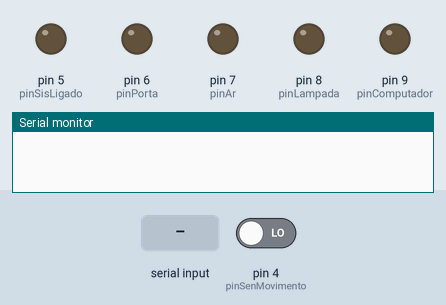
Recording of a sketch running on a simulated Arduino Uno, built with avr-gcc and run on an emulated ATmega328P. Shown: output pins drawn as LEDs (lit = HIGH), the last lines printed to the serial monitor. The test bench sets the inputs (shaded band); at power-on: pin 4 (pinSenMovimento) LOW.

Above: at 1.2 s.
1.3 s: "l" received over the second serial link
At 1.8 s:
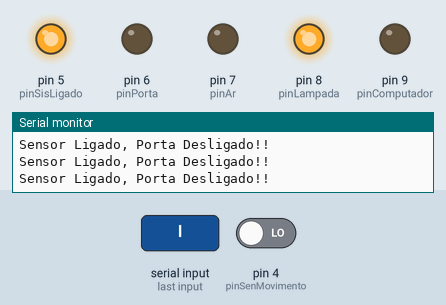
2.8 s: pin 4 (pinSenMovimento) driven HIGH
At 3.2 s:
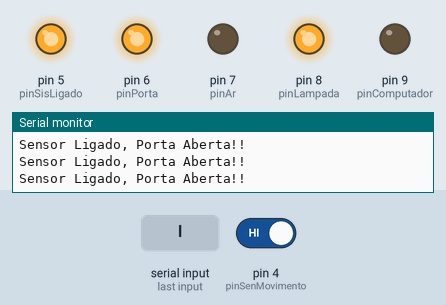
4.3 s: "D" received over the second serial link
At 5.5 s:
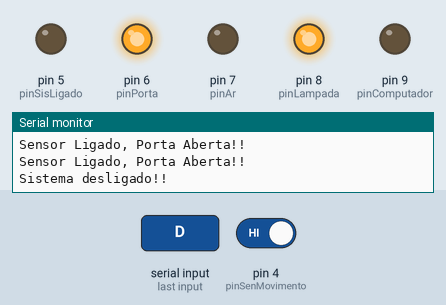
5.8 s: "L" received over the second serial link
At 6.5 s:
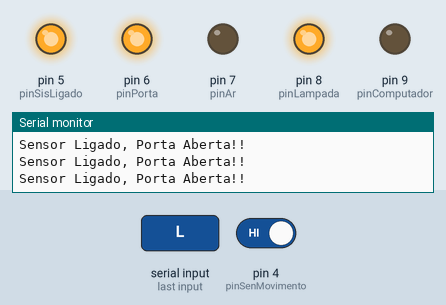
8.8 s: "C" received over the second serial link
At 10.0 s:
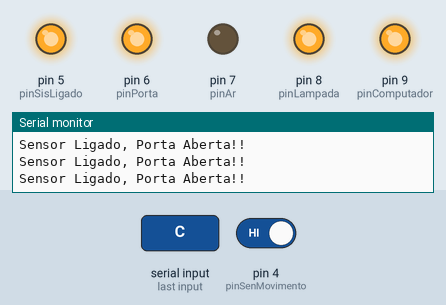
10.3 s: pin 4 (pinSenMovimento) driven LOW
At 10.7 s:
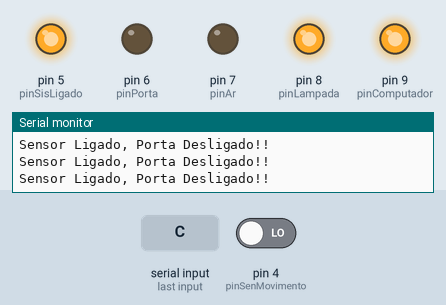
Timing chart, 0 to 12.8 s (numbered marks = the images above; inputs shaded):
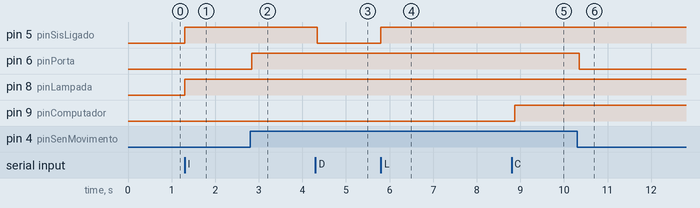

Measured:
- after the input at 1.3 s, pin 5 (pinSisLigado), pin 8 (pinLampada): LOW → HIGH at once
- after the input at 2.8 s, pin 6 (pinPorta): LOW → HIGH at once
- after the input at 4.3 s, pin 5 (pinSisLigado): HIGH → LOW at once
- after the input at 5.8 s, pin 5 (pinSisLigado): LOW → HIGH at once
- after the input at 8.8 s, pin 9 (pinComputador): LOW → HIGH after 0.07 s
- after the input at 10.3 s, pin 6 (pinPorta): HIGH → LOW after 0.05 s

The sketch:

principal.ino
```cpp
#include "SoftwareSerial.h"

SoftwareSerial bluetooth(3,2);

//porta digitral
int pinSenMovimento = 4;
int pinSisLigado = 5;
int pinPorta = 6;
int pinAr = 7;
int pinLampada = 8;
int pinComputador = 9;

//Variavel de controle
boolean ligarSistema = false;
boolean computador = false;
boolean ar = false;
int movimento;
int ON = HIGH;
int OFF = LOW;

void setup(){

  pinMode(pinPorta, OUTPUT);
  pinMode(pinSenMovimento, INPUT);
  pinMode(pinSisLigado, OUTPUT);
  pinMode(pinAr, OUTPUT);
  pinMode(pinLampada, OUTPUT);
  pinMode(pinComputador, OUTPUT);

  Serial.begin(9600);
  bluetooth.begin(9600);

}

void loop(){

  if(bluetooth.available()){
    parametroBluetooth(bluetooth.read());

  }else if (ligarSistema){
    verificaPorta(ligarSistema);
    sistemaLampada(ligarSistema);
    sistemaComputador(computador);
    sistemaAr(ar);
  }

}

void parametroBluetooth(char args){
  switch(args){
    case 'l':
    case 'L':{
        Serial.println("Sistema ligado!!");
        digitalWrite(pinSisLigado, ON);
        ligarSistema = true;
        break;
      }
    case 'D':
    case 'd':{
      Serial.println("Sistema desligado!!");
      digitalWrite(pinSisLigado, OFF);
      ligarSistema = false;
      break;
    }

    case 'C':
    case 'c':{
      Serial.println("Computador ligado!!");
      computador = true;
      break;
    }

    case 'Z':
    case 'z':{
      Serial.println("Computador ligado!!");
      computador = false;
      break;
    }

    case 'a':
    case 'A':{
      Serial.println("Ar condicionado , liagado!!");
      ar = true;
      break;
    }

    case 's':
    case 'S':{
      Serial.println("Ar condicionado , Desligado!!");
      ar = false;
      break;
    }
  }
}

void sistemaComputador(boolean args){
  if(args && ligarSistema){
    digitalWrite(pinComputador,ON);
  }else{
    digitalWrite(pinComputador,OFF);
  }
}

void sistemaLampada(boolean args){
  if(args && ligarSistema){
    digitalWrite(pinLampada,ON);
  }else{
    digitalWrite(pinLampada,OFF);
  }
}

void sistemaAr(boolean args){
  if(args && ligarSistema){
    digitalWrite(pinAr,ON);
  }else{
    digitalWrite(pinAr,OFF);
  }
}


void verificaPorta(boolean args){
  if (args){

     movimento = digitalRead(pinSenMovimento);

     if(movimento == ON){
      Serial.println("Sensor Ligado, Porta Aberta!!");
      digitalWrite(pinPorta, ON);
     }else{
      Serial.println("Sensor Ligado, Porta Desligado!!");
      digitalWrite(pinPorta, OFF);
     }
  }else{
    Serial.println("Sensor Movimento desligado!!");
  }
}
```
